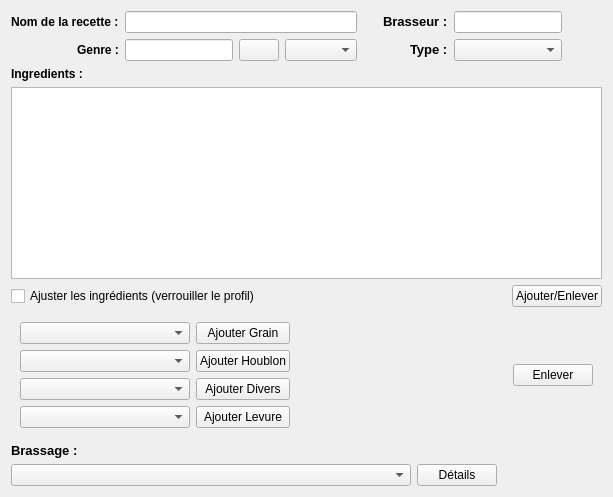
         <widget class="QWidget" name="widgetEditeur" native="true">
          <layout class="QGridLayout" name="gridLayout_7">
           <item row="7" column="0">
            <layout class="QHBoxLayout" name="horizontalLayout_3">
             <item>
              <widget class="QComboBox" name="comboBoxMashProfiles">
               <property name="minimumSize">
                <size>
                 <width>400</width>
                 <height>0</height>
                </size>
               </property>
              </widget>
             </item>
             <item>
              <widget class="QPushButton" name="pushButtonMashDetails">
               <property name="text">
                <string>Détails</string>
               </property>
              </widget>
             </item>
             <item>
              <spacer name="horizontalSpacer_2">
               <property name="orientation">
                <enum>Qt::Horizontal</enum>
               </property>
               <property name="sizeHint" stdset="0">
                <size>
                 <width>40</width>
                 <height>20</height>
                </size>
               </property>
              </spacer>
             </item>
            </layout>
           </item>
           <item row="2" column="0">
            <layout class="QHBoxLayout" name="horizontalLayout_4">
             <item>
              <widget class="QTableView" name="tableViewF">
               <property name="sizePolicy">
                <sizepolicy hsizetype="Expanding" vsizetype="Expanding">
                 <horstretch>0</horstretch>
                 <verstretch>0</verstretch>
                </sizepolicy>
               </property>
               <property name="editTriggers">
                <set>QAbstractItemView::AllEditTriggers</set>
               </property>
               <property name="alternatingRowColors">
                <bool>true</bool>
               </property>
               <property name="selectionMode">
                <enum>QAbstractItemView::SingleSelection</enum>
               </property>
               <property name="selectionBehavior">
                <enum>QAbstractItemView::SelectRows</enum>
               </property>
               <property name="showGrid">
                <bool>false</bool>
               </property>
               <property name="gridStyle">
                <enum>Qt::NoPen</enum>
               </property>
               <attribute name="horizontalHeaderCascadingSectionResizes">
                <bool>true</bool>
               </attribute>
               <attribute name="horizontalHeaderDefaultSectionSize">
                <number>175</number>
               </attribute>
               <attribute name="horizontalHeaderStretchLastSection">
                <bool>true</bool>
               </attribute>
               <attribute name="verticalHeaderVisible">
                <bool>false</bool>
               </attribute>
               <attribute name="verticalHeaderDefaultSectionSize">
                <number>22</number>
               </attribute>
               <attribute name="verticalHeaderStretchLastSection">
                <bool>false</bool>
               </attribute>
              </widget>
             </item>
            </layout>
           </item>
           <item row="0" column="0">
            <layout class="QHBoxLayout" name="horizontalLayout_2">
             <item>
              <layout class="QFormLayout" name="formLayout_2">
               <property name="fieldGrowthPolicy">
                <enum>QFormLayout::AllNonFixedFieldsGrow</enum>
               </property>
               <property name="labelAlignment">
                <set>Qt::AlignRight|Qt::AlignTrailing|Qt::AlignVCenter</set>
               </property>
               <item row="0" column="0">
                <widget class="QLabel" name="labelRecette">
                 <property name="text">
                  <string>&lt;!DOCTYPE HTML PUBLIC &quot;-//W3C//DTD HTML 4.0//EN&quot; &quot;http://www.w3.org/TR/REC-html40/strict.dtd&quot;&gt;
&lt;html&gt;&lt;head&gt;&lt;meta name=&quot;qrichtext&quot; content=&quot;1&quot; /&gt;&lt;style type=&quot;text/css&quot;&gt;
p, li { white-space: pre-wrap; }
&lt;/style&gt;&lt;/head&gt;&lt;body style=&quot; font-family:'Droid Sans'; font-size:9pt; font-weight:400; font-style:normal;&quot;&gt;
&lt;p style=&quot; margin-top:0px; margin-bottom:0px; margin-left:0px; margin-right:0px; -qt-block-indent:0; text-indent:0px;&quot;&gt;&lt;span style=&quot; font-weight:600;&quot;&gt;Nom de la recette :&lt;/span&gt;&lt;/p&gt;&lt;/body&gt;&lt;/html&gt;</string>
                 </property>
                </widget>
               </item>
               <item row="0" column="1">
                <widget class="QLineEdit" name="lineEditRecette"/>
               </item>
               <item row="1" column="0">
                <widget class="QLabel" name="labelGenre">
                 <property name="text">
                  <string>&lt;!DOCTYPE HTML PUBLIC &quot;-//W3C//DTD HTML 4.0//EN&quot; &quot;http://www.w3.org/TR/REC-html40/strict.dtd&quot;&gt;
&lt;html&gt;&lt;head&gt;&lt;meta name=&quot;qrichtext&quot; content=&quot;1&quot; /&gt;&lt;style type=&quot;text/css&quot;&gt;
p, li { white-space: pre-wrap; }
&lt;/style&gt;&lt;/head&gt;&lt;body style=&quot; font-family:'Droid Sans'; font-size:9pt; font-weight:400; font-style:normal;&quot;&gt;
&lt;p style=&quot; margin-top:0px; margin-bottom:0px; margin-left:0px; margin-right:0px; -qt-block-indent:0; text-indent:0px;&quot;&gt;&lt;span style=&quot; font-weight:600;&quot;&gt;Genre :&lt;/span&gt;&lt;/p&gt;&lt;/body&gt;&lt;/html&gt;</string>
                 </property>
                </widget>
               </item>
               <item row="1" column="1">
                <layout class="QHBoxLayout" name="horizontalLayout">
                 <item>
                  <widget class="QLineEdit" name="lineEditGenre"/>
                 </item>
                 <item>
                  <widget class="QPushButton" name="pushButtonChangerStyle">
                   <property name="toolTip">
                    <string>Liste de styles BJCP</string>
                   </property>
                   <property name="text">
                    <string/>
                   </property>
                   <property name="icon">
                    <iconset>
                     <normaloff>Images/document-properties.png</normaloff>Images/document-properties.png</iconset>
                   </property>
                   <property name="checkable">
                    <bool>true</bool>
                   </property>
                  </widget>
                 </item>
                 <item>
                  <widget class="QComboBox" name="comboBoxStyle"/>
                 </item>
                </layout>
               </item>
              </layout>
             </item>
             <item>
              <layout class="QFormLayout" name="formLayout_3">
               <property name="fieldGrowthPolicy">
                <enum>QFormLayout::AllNonFixedFieldsGrow</enum>
               </property>
               <property name="labelAlignment">
                <set>Qt::AlignRight|Qt::AlignTrailing|Qt::AlignVCenter</set>
               </property>
               <property name="leftMargin">
                <number>20</number>
               </property>
               <item row="0" column="0">
                <widget class="QLabel" name="label_3">
                 <property name="text">
                  <string>&lt;!DOCTYPE HTML PUBLIC &quot;-//W3C//DTD HTML 4.0//EN&quot; &quot;http://www.w3.org/TR/REC-html40/strict.dtd&quot;&gt;
&lt;html&gt;&lt;head&gt;&lt;meta name=&quot;qrichtext&quot; content=&quot;1&quot; /&gt;&lt;style type=&quot;text/css&quot;&gt;
p, li { white-space: pre-wrap; }
&lt;/style&gt;&lt;/head&gt;&lt;body style=&quot; font-family:'Droid Sans'; font-size:10pt; font-weight:400; font-style:normal;&quot;&gt;
&lt;p style=&quot; margin-top:0px; margin-bottom:0px; margin-left:0px; margin-right:0px; -qt-block-indent:0; text-indent:0px;&quot;&gt;&lt;span style=&quot; font-weight:600;&quot;&gt;Brasseur :&lt;/span&gt;&lt;/p&gt;&lt;/body&gt;&lt;/html&gt;</string>
                 </property>
                </widget>
               </item>
               <item row="0" column="1">
                <widget class="QLineEdit" name="lineEditBrewer"/>
               </item>
               <item row="1" column="0">
                <widget class="QLabel" name="label_4">
                 <property name="text">
                  <string>&lt;!DOCTYPE HTML PUBLIC &quot;-//W3C//DTD HTML 4.0//EN&quot; &quot;http://www.w3.org/TR/REC-html40/strict.dtd&quot;&gt;
&lt;html&gt;&lt;head&gt;&lt;meta name=&quot;qrichtext&quot; content=&quot;1&quot; /&gt;&lt;style type=&quot;text/css&quot;&gt;
p, li { white-space: pre-wrap; }
&lt;/style&gt;&lt;/head&gt;&lt;body style=&quot; font-family:'Droid Sans'; font-size:10pt; font-weight:400; font-style:normal;&quot;&gt;
&lt;p style=&quot; margin-top:0px; margin-bottom:0px; margin-left:0px; margin-right:0px; -qt-block-indent:0; text-indent:0px;&quot;&gt;&lt;span style=&quot; font-weight:600;&quot;&gt;Type :&lt;/span&gt;&lt;/p&gt;&lt;/body&gt;&lt;/html&gt;</string>
                 </property>
                </widget>
               </item>
               <item row="1" column="1">
                <widget class="QComboBox" name="comboBoxType"/>
               </item>
              </layout>
             </item>
             <item>
              <spacer name="horizontalSpacer">
               <property name="orientation">
                <enum>Qt::Horizontal</enum>
               </property>
               <property name="sizeHint" stdset="0">
                <size>
                 <width>40</width>
                 <height>20</height>
                </size>
               </property>
              </spacer>
             </item>
            </layout>
           </item>
           <item row="5" column="0">
            <widget class="QWidget" name="widgetIngredients" native="true">
             <layout class="QHBoxLayout" name="horizontalLayout_7">
              <item>
               <layout class="QVBoxLayout" name="verticalLayout_3">
                <property name="topMargin">
                 <number>0</number>
                </property>
                <item>
                 <layout class="QHBoxLayout" name="horizontalLayout_10">
                  <item>
                   <widget class="QComboBox" name="comboBox">
                    <property name="minimumSize">
                     <size>
                      <width>170</width>
                      <height>0</height>
                     </size>
                    </property>
                    <property name="maximumSize">
                     <size>
                      <width>170</width>
                      <height>16777215</height>
                     </size>
                    </property>
                   </widget>
                  </item>
                  <item>
                   <widget class="QPushButton" name="pushButtonAjouter_2">
                    <property name="text">
                     <string>Ajouter Grain</string>
                    </property>
                   </widget>
                  </item>
                 </layout>
                </item>
                <item>
                 <layout class="QHBoxLayout" name="horizontalLayout_11">
                  <item>
                   <widget class="QComboBox" name="comboBoxH">
                    <property name="minimumSize">
                     <size>
                      <width>170</width>
                      <height>0</height>
                     </size>
                    </property>
                    <property name="maximumSize">
                     <size>
                      <width>170</width>
                      <height>16777215</height>
                     </size>
                    </property>
                   </widget>
                  </item>
                  <item>
                   <widget class="QPushButton" name="pushButtonAjouterH">
                    <property name="text">
                     <string>Ajouter Houblon</string>
                    </property>
                   </widget>
                  </item>
                 </layout>
                </item>
                <item>
                 <layout class="QHBoxLayout" name="horizontalLayout_12">
                  <item>
                   <widget class="QComboBox" name="comboBoxM">
                    <property name="minimumSize">
                     <size>
                      <width>170</width>
                      <height>0</height>
                     </size>
                    </property>
                    <property name="maximumSize">
                     <size>
                      <width>170</width>
                      <height>16777215</height>
                     </size>
                    </property>
                   </widget>
                  </item>
                  <item>
                   <widget class="QPushButton" name="pushButtonAjouterM">
                    <property name="text">
                     <string>Ajouter Divers</string>
                    </property>
                   </widget>
                  </item>
                 </layout>
                </item>
                <item>
                 <layout class="QHBoxLayout" name="horizontalLayout_13">
                  <item>
                   <widget class="QComboBox" name="comboBoxY">
                    <property name="minimumSize">
                     <size>
                      <width>170</width>
                      <height>0</height>
                     </size>
                    </property>
                    <property name="maximumSize">
                     <size>
                      <width>170</width>
                      <height>16777215</height>
                     </size>
                    </property>
                   </widget>
                  </item>
                  <item>
                   <widget class="QPushButton" name="pushButtonAjouterY">
                    <property name="text">
                     <string>Ajouter Levure</string>
                    </property>
                   </widget>
                  </item>
                 </layout>
                </item>
               </layout>
              </item>
              <item>
               <spacer name="horizontalSpacer_8">
                <property name="orientation">
                 <enum>Qt::Horizontal</enum>
                </property>
                <property name="sizeHint" stdset="0">
                 <size>
                  <width>40</width>
                  <height>20</height>
                 </size>
                </property>
               </spacer>
              </item>
              <item>
               <widget class="QPushButton" name="pushButtonEnlever">
                <property name="text">
                 <string>Enlever</string>
                </property>
               </widget>
              </item>
             </layout>
            </widget>
           </item>
           <item row="3" column="0">
            <layout class="QHBoxLayout" name="horizontalLayout_5">
             <item>
              <widget class="QCheckBox" name="checkBoxIng">
               <property name="text">
                <string>Ajuster les ingrédients (verrouiller le profil)</string>
               </property>
              </widget>
             </item>
             <item>
              <spacer name="horizontalSpacer_3">
               <property name="orientation">
                <enum>Qt::Horizontal</enum>
               </property>
               <property name="sizeHint" stdset="0">
                <size>
                 <width>40</width>
                 <height>20</height>
                </size>
               </property>
              </spacer>
             </item>
             <item>
              <widget class="QPushButton" name="pushButtonChangeIngredients">
               <property name="text">
                <string>Ajouter/Enlever</string>
               </property>
               <property name="checkable">
                <bool>true</bool>
               </property>
              </widget>
             </item>
            </layout>
           </item>
           <item row="1" column="0">
            <widget class="QLabel" name="labelFermentables">
             <property name="text">
              <string>&lt;!DOCTYPE HTML PUBLIC &quot;-//W3C//DTD HTML 4.0//EN&quot; &quot;http://www.w3.org/TR/REC-html40/strict.dtd&quot;&gt;
&lt;html&gt;&lt;head&gt;&lt;meta name=&quot;qrichtext&quot; content=&quot;1&quot; /&gt;&lt;style type=&quot;text/css&quot;&gt;
p, li { white-space: pre-wrap; }
&lt;/style&gt;&lt;/head&gt;&lt;body style=&quot; font-family:'Droid Sans'; font-size:9pt; font-weight:400; font-style:normal;&quot;&gt;
&lt;p style=&quot; margin-top:0px; margin-bottom:0px; margin-left:0px; margin-right:0px; -qt-block-indent:0; text-indent:0px;&quot;&gt;&lt;span style=&quot; font-weight:600;&quot;&gt;Ingredients : &lt;/span&gt;&lt;/p&gt;&lt;/body&gt;&lt;/html&gt;</string>
             </property>
            </widget>
           </item>
           <item row="4" column="0">
            <layout class="QGridLayout" name="gridLayout_6">
             <property name="leftMargin">
              <number>0</number>
             </property>
            </layout>
           </item>
           <item row="6" column="0">
            <widget class="QLabel" name="label_8">
             <property name="text">
              <string>&lt;!DOCTYPE HTML PUBLIC &quot;-//W3C//DTD HTML 4.0//EN&quot; &quot;http://www.w3.org/TR/REC-html40/strict.dtd&quot;&gt;
&lt;html&gt;&lt;head&gt;&lt;meta name=&quot;qrichtext&quot; content=&quot;1&quot; /&gt;&lt;style type=&quot;text/css&quot;&gt;
p, li { white-space: pre-wrap; }
&lt;/style&gt;&lt;/head&gt;&lt;body style=&quot; font-family:'Droid Sans'; font-size:10pt; font-weight:400; font-style:normal;&quot;&gt;
&lt;p style=&quot; margin-top:0px; margin-bottom:0px; margin-left:0px; margin-right:0px; -qt-block-indent:0; text-indent:0px;&quot;&gt;&lt;span style=&quot; font-weight:600;&quot;&gt;Brassage :&lt;/span&gt;&lt;/p&gt;&lt;/body&gt;&lt;/html&gt;</string>
             </property>
            </widget>
           </item>
          </layout>
          <zorder>widgetIngredients</zorder>
          <zorder></zorder>
          <zorder>labelFermentables</zorder>
          <zorder></zorder>
          <zorder>label_8</zorder>
         </widget>
